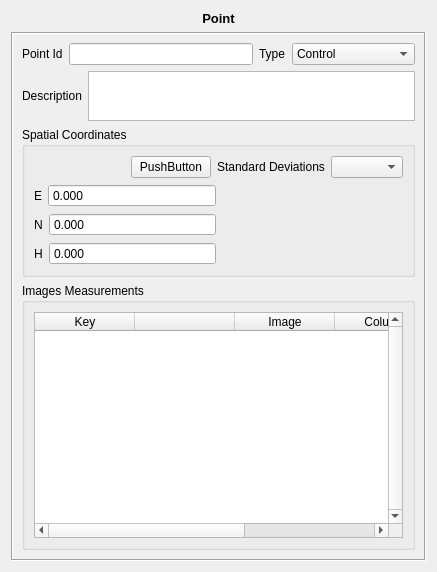
<?xml version="1.0" encoding="UTF-8"?>
<ui version="4.0">
 <class>Ponto</class>
 <widget class="QWidget" name="Ponto">
  <property name="geometry">
   <rect>
    <x>0</x>
    <y>0</y>
    <width>437</width>
    <height>572</height>
   </rect>
  </property>
  <property name="windowTitle">
   <string>Form</string>
  </property>
  <layout class="QVBoxLayout" name="verticalLayout_5">
   <item>
    <widget class="QLabel" name="label_5">
     <property name="text">
      <string>&lt;!DOCTYPE HTML PUBLIC &quot;-//W3C//DTD HTML 4.0//EN&quot; &quot;http://www.w3.org/TR/REC-html40/strict.dtd&quot;&gt;
&lt;html&gt;&lt;head&gt;&lt;meta name=&quot;qrichtext&quot; content=&quot;1&quot; /&gt;&lt;style type=&quot;text/css&quot;&gt;
p, li { white-space: pre-wrap; }
&lt;/style&gt;&lt;/head&gt;&lt;body style=&quot; font-family:'Sans'; font-size:10pt; font-weight:400; font-style:normal;&quot;&gt;
&lt;p style=&quot; margin-top:0px; margin-bottom:0px; margin-left:0px; margin-right:0px; -qt-block-indent:0; text-indent:0px;&quot;&gt;&lt;span style=&quot; font-weight:600;&quot;&gt;Point&lt;/span&gt;&lt;/p&gt;&lt;/body&gt;&lt;/html&gt;</string>
     </property>
     <property name="alignment">
      <set>Qt::AlignCenter</set>
     </property>
    </widget>
   </item>
   <item>
    <widget class="QFrame" name="frame">
     <property name="frameShape">
      <enum>QFrame::Box</enum>
     </property>
     <property name="frameShadow">
      <enum>QFrame::Sunken</enum>
     </property>
     <layout class="QVBoxLayout" name="verticalLayout_4">
      <item>
       <layout class="QHBoxLayout" name="horizontalLayout_4">
        <item>
         <layout class="QHBoxLayout" name="horizontalLayout">
          <item>
           <widget class="QLabel" name="label">
            <property name="text">
             <string>Point Id</string>
            </property>
           </widget>
          </item>
          <item>
           <widget class="QLineEdit" name="lineEdit_gcp_id"/>
          </item>
         </layout>
        </item>
        <item>
         <layout class="QHBoxLayout" name="horizontalLayout_3">
          <item>
           <widget class="QLabel" name="label_9">
            <property name="text">
             <string>Type</string>
            </property>
           </widget>
          </item>
          <item>
           <widget class="QComboBox" name="typeComboBox">
            <item>
             <property name="text">
              <string>Control</string>
             </property>
            </item>
            <item>
             <property name="text">
              <string>Verification</string>
             </property>
            </item>
            <item>
             <property name="text">
              <string>Photogrammetric</string>
             </property>
            </item>
           </widget>
          </item>
         </layout>
        </item>
       </layout>
      </item>
      <item>
       <layout class="QHBoxLayout" name="horizontalLayout_2">
        <item>
         <widget class="QLabel" name="label_2">
          <property name="text">
           <string>Description</string>
          </property>
         </widget>
        </item>
        <item>
         <widget class="QTextEdit" name="textEditDescription">
          <property name="maximumSize">
           <size>
            <width>16777215</width>
            <height>50</height>
           </size>
          </property>
         </widget>
        </item>
       </layout>
      </item>
      <item>
       <widget class="QGroupBox" name="groupBox">
        <property name="title">
         <string>Spatial Coordinates</string>
        </property>
        <layout class="QVBoxLayout" name="verticalLayout_2">
         <item>
          <layout class="QHBoxLayout" name="horizontalLayout_6">
           <item>
            <spacer name="horizontalSpacer">
             <property name="orientation">
              <enum>Qt::Horizontal</enum>
             </property>
             <property name="sizeHint" stdset="0">
              <size>
               <width>40</width>
               <height>20</height>
              </size>
             </property>
            </spacer>
           </item>
           <item>
            <widget class="SigmaFormDialogButton" name="sigmaDialogButton">
             <property name="text">
              <string>PushButton</string>
             </property>
            </widget>
           </item>
           <item>
            <widget class="QLabel" name="label_3">
             <property name="text">
              <string>Standard Deviations</string>
             </property>
            </widget>
           </item>
           <item>
            <widget class="SigmaFormTypeSelector" name="sigmaSelector"/>
           </item>
          </layout>
         </item>
         <item>
          <layout class="QHBoxLayout" name="horizontalLayout_5" stretch="1,1">
           <item>
            <layout class="QVBoxLayout" name="verticalLayout">
             <item>
              <layout class="QHBoxLayout" name="horizontalLayout_10" stretch="0,1">
               <item>
                <widget class="QLabel" name="label_12">
                 <property name="text">
                  <string>E</string>
                 </property>
                </widget>
               </item>
               <item>
                <widget class="EfotoDoubleSpinBox" name="eDoubleSpinBox">
                 <property name="buttonSymbols">
                  <enum>QAbstractSpinBox::NoButtons</enum>
                 </property>
                 <property name="accelerated">
                  <bool>true</bool>
                 </property>
                 <property name="suffix">
                  <string/>
                 </property>
                 <property name="decimals">
                  <number>3</number>
                 </property>
                 <property name="minimum">
                  <double>0.000000000000000</double>
                 </property>
                 <property name="maximum">
                  <double>999999.000000000000000</double>
                 </property>
                 <property name="value">
                  <double>0.000000000000000</double>
                 </property>
                </widget>
               </item>
              </layout>
             </item>
             <item>
              <layout class="QHBoxLayout" name="horizontalLayout_11" stretch="0,1">
               <item>
                <widget class="QLabel" name="label_4">
                 <property name="text">
                  <string>N</string>
                 </property>
                </widget>
               </item>
               <item>
                <widget class="EfotoDoubleSpinBox" name="nDoubleSpinBox">
                 <property name="buttonSymbols">
                  <enum>QAbstractSpinBox::NoButtons</enum>
                 </property>
                 <property name="accelerated">
                  <bool>true</bool>
                 </property>
                 <property name="decimals">
                  <number>3</number>
                 </property>
                 <property name="minimum">
                  <double>0.000000000000000</double>
                 </property>
                 <property name="maximum">
                  <double>9999999.000000000000000</double>
                 </property>
                 <property name="value">
                  <double>0.000000000000000</double>
                 </property>
                </widget>
               </item>
              </layout>
             </item>
             <item>
              <layout class="QHBoxLayout" name="horizontalLayout_12" stretch="0,1">
               <item>
                <widget class="QLabel" name="label_10">
                 <property name="text">
                  <string>H</string>
                 </property>
                </widget>
               </item>
               <item>
                <widget class="EfotoDoubleSpinBox" name="hDoubleSpinBox">
                 <property name="buttonSymbols">
                  <enum>QAbstractSpinBox::NoButtons</enum>
                 </property>
                 <property name="accelerated">
                  <bool>true</bool>
                 </property>
                 <property name="decimals">
                  <number>3</number>
                 </property>
                 <property name="minimum">
                  <double>-999.000000000000000</double>
                 </property>
                 <property name="maximum">
                  <double>9999.000000000000000</double>
                 </property>
                </widget>
               </item>
              </layout>
             </item>
            </layout>
           </item>
           <item>
            <widget class="SigmaFormContent" name="sigmaContent">
             <property name="frameShape">
              <enum>QFrame::NoFrame</enum>
             </property>
             <property name="frameShadow">
              <enum>QFrame::Raised</enum>
             </property>
             <property name="lineWidth">
              <number>0</number>
             </property>
            </widget>
           </item>
          </layout>
         </item>
        </layout>
       </widget>
      </item>
      <item>
       <widget class="QGroupBox" name="groupBox_2">
        <property name="title">
         <string>Images Measurements</string>
        </property>
        <layout class="QVBoxLayout" name="verticalLayout_3">
         <item>
          <widget class="QTableWidget" name="imageMeasurementsTable">
           <property name="verticalScrollBarPolicy">
            <enum>Qt::ScrollBarAlwaysOn</enum>
           </property>
           <property name="horizontalScrollBarPolicy">
            <enum>Qt::ScrollBarAsNeeded</enum>
           </property>
           <attribute name="verticalHeaderVisible">
            <bool>false</bool>
           </attribute>
           <attribute name="verticalHeaderVisible">
            <bool>false</bool>
           </attribute>
           <column>
            <property name="text">
             <string>Key</string>
            </property>
           </column>
           <column>
            <property name="text">
             <string/>
            </property>
            <property name="textAlignment">
             <set>AlignHCenter|AlignVCenter|AlignCenter</set>
            </property>
           </column>
           <column>
            <property name="text">
             <string>Image</string>
            </property>
           </column>
           <column>
            <property name="text">
             <string>Column</string>
            </property>
           </column>
           <column>
            <property name="text">
             <string>Line</string>
            </property>
           </column>
          </widget>
         </item>
        </layout>
       </widget>
      </item>
     </layout>
    </widget>
   </item>
  </layout>
 </widget>
 <customwidgets>
  <customwidget>
   <class>SigmaFormTypeSelector</class>
   <extends>QComboBox</extends>
   <header>SigmaForm.h</header>
  </customwidget>
  <customwidget>
   <class>SigmaFormContent</class>
   <extends>QFrame</extends>
   <header>SigmaForm.h</header>
   <container>1</container>
  </customwidget>
  <customwidget>
   <class>EfotoDoubleSpinBox</class>
   <extends>QDoubleSpinBox</extends>
   <header>EfotoDoubleSpinBox.h</header>
  </customwidget>
  <customwidget>
   <class>SigmaFormDialogButton</class>
   <extends>QPushButton</extends>
   <header>SigmaForm.h</header>
  </customwidget>
 </customwidgets>
 <tabstops>
  <tabstop>lineEdit_gcp_id</tabstop>
  <tabstop>typeComboBox</tabstop>
  <tabstop>textEditDescription</tabstop>
  <tabstop>sigmaDialogButton</tabstop>
  <tabstop>sigmaSelector</tabstop>
  <tabstop>eDoubleSpinBox</tabstop>
  <tabstop>nDoubleSpinBox</tabstop>
  <tabstop>hDoubleSpinBox</tabstop>
  <tabstop>imageMeasurementsTable</tabstop>
 </tabstops>
 <resources/>
 <connections/>
</ui>
